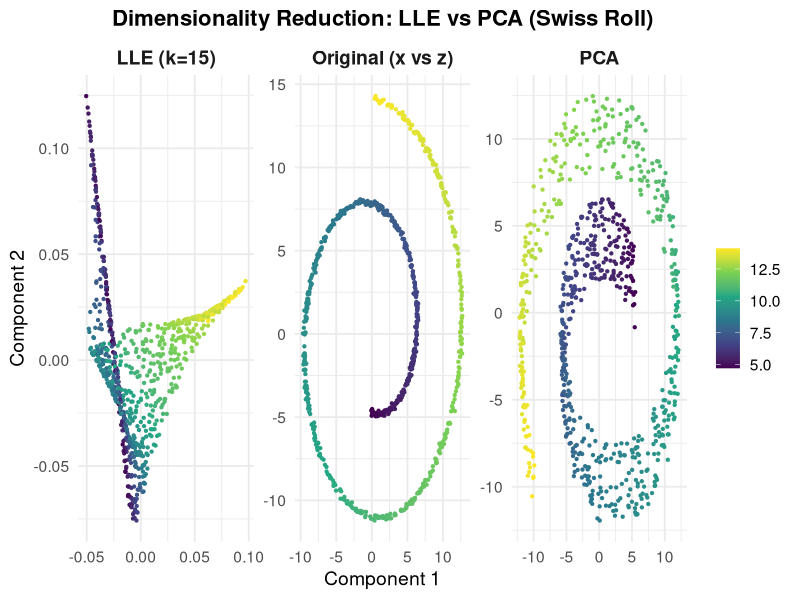

Source code (R):
# ---- Dimensionality Reduction: LLE vs PCA on Swiss Roll (R) ----
# install.packages("ggplot2")  # run once if needed
library(ggplot2)

# ---------------------------
# Generate Swiss Roll data (same generator as lesson)
# ---------------------------
generate_swiss_roll <- function(n_samples = 1500, noise = 0.05, seed = 42) {
  set.seed(seed)
  t <- 1.5 * pi * (1 + 2 * runif(n_samples))
  h <- 21 * runif(n_samples)
  X <- cbind(
    x = t * cos(t) + rnorm(n_samples, sd = noise),
    y = h           + rnorm(n_samples, sd = noise),
    z = t * sin(t) + rnorm(n_samples, sd = noise)
  )
  list(X = X, color = t)  # continuous color, same as lesson
}

# --- Task-specific settings (only differences from lesson) ---
n_samples <- 800
noise <- 0.1
swiss <- generate_swiss_roll(n_samples, noise, seed = 42)
X <- swiss$X
color <- swiss$color

# ---------------------------
# Minimal LLE (same implementation & signature as lesson)
# ---------------------------
lle <- function(X, k = 15, d = 2, reg = 1e-3) {
  X <- as.matrix(X)
  n <- nrow(X)
  D2 <- as.matrix(dist(X))^2

  # k-nearest neighbors (exclude self)
  Nbrs <- t(apply(D2, 1, function(row) order(row)[2:(k + 1)]))

  # Reconstruction weights
  W <- matrix(0, n, n)
  for (i in 1:n) {
    idx <- Nbrs[i, ]
    Xi  <- X[idx, , drop = FALSE]
    xi  <- X[i,  , drop = FALSE]

    Z <- sweep(Xi, 2, xi)
    C <- Z %*% t(Z)
    C <- C + diag(reg * sum(diag(C)), k)  # regularization

    ones <- rep(1, k)
    w <- solve(C, ones)
    w <- w / sum(w)

    W[i, idx] <- w
  }

  # Embedding: bottom non-trivial eigenvectors of M = (I - W)'(I - W)
  I <- diag(n)
  M <- t(I - W) %*% (I - W)
  ev <- eigen(M, symmetric = TRUE)
  ord <- order(ev$values, decreasing = FALSE)
  Y <- ev$vectors[, ord[2:(d + 1)], drop = FALSE]

  list(Y = Y, W = W)
}

# --- Run LLE with task's neighbor count (k = 10) ---
set.seed(42)
lle_fit <- lle(X, k = 15, d = 2)
X_lle <- lle_fit$Y

# ---------------------------
# PCA baseline (same as lesson)
# ---------------------------
pca_fit <- prcomp(X, center = TRUE, scale. = FALSE)
X_pca <- pca_fit$x[, 1:2, drop = FALSE]

# ---------------------------
# Build dataframe for ggplot (same fields & facet layout)
# ---------------------------
df <- rbind(
  data.frame(x = X[,1],      y = X[,3],      color = color, method = "Original (x vs z)"),
  data.frame(x = X_lle[,1],  y = X_lle[,2],  color = color, method = "LLE (k=15)"),
  data.frame(x = X_pca[,1],  y = X_pca[,2],  color = color, method = "PCA")
)

# ---------------------------
# Plot (white background, same theme style as lesson)
# ---------------------------
plot <- ggplot(df, aes(x, y, color = color)) +
  geom_point(size = 0.8) +
  scale_color_viridis_c() +
  facet_wrap(~ method, scales = "free") +
  labs(
    title = "Dimensionality Reduction: LLE vs PCA (Swiss Roll)",
    x = "Component 1", y = "Component 2", color = NULL
  ) +
  theme_minimal(base_size = 14) +
  theme(
    panel.background = element_rect(fill = "white", color = NA),
    plot.background  = element_rect(fill = "white", color = NA),
    strip.background = element_rect(fill = "white", color = NA),
    plot.title       = element_text(face = "bold", size = 16, hjust = 0.5),
    strip.text       = element_text(face = "bold", size = 14)
  )

# ---------------------------
# Reconstruction errors (same formulas as lesson)
# ---------------------------
recon_err_lle <- function(X, W) {
  Xhat <- W %*% X
  sum(rowSums((X - Xhat)^2))
}
lle_reconstruction_error <- recon_err_lle(X, lle_fit$W)

explained <- summary(pca_fit)$importance["Proportion of Variance", 1:2]
pca_reconstruction_error <- 1 - sum(explained)

cat(sprintf("LLE Reconstruction Error: %.4e\n", lle_reconstruction_error))
cat(sprintf("PCA Reconstruction Error: %.4f\n", pca_reconstruction_error))
